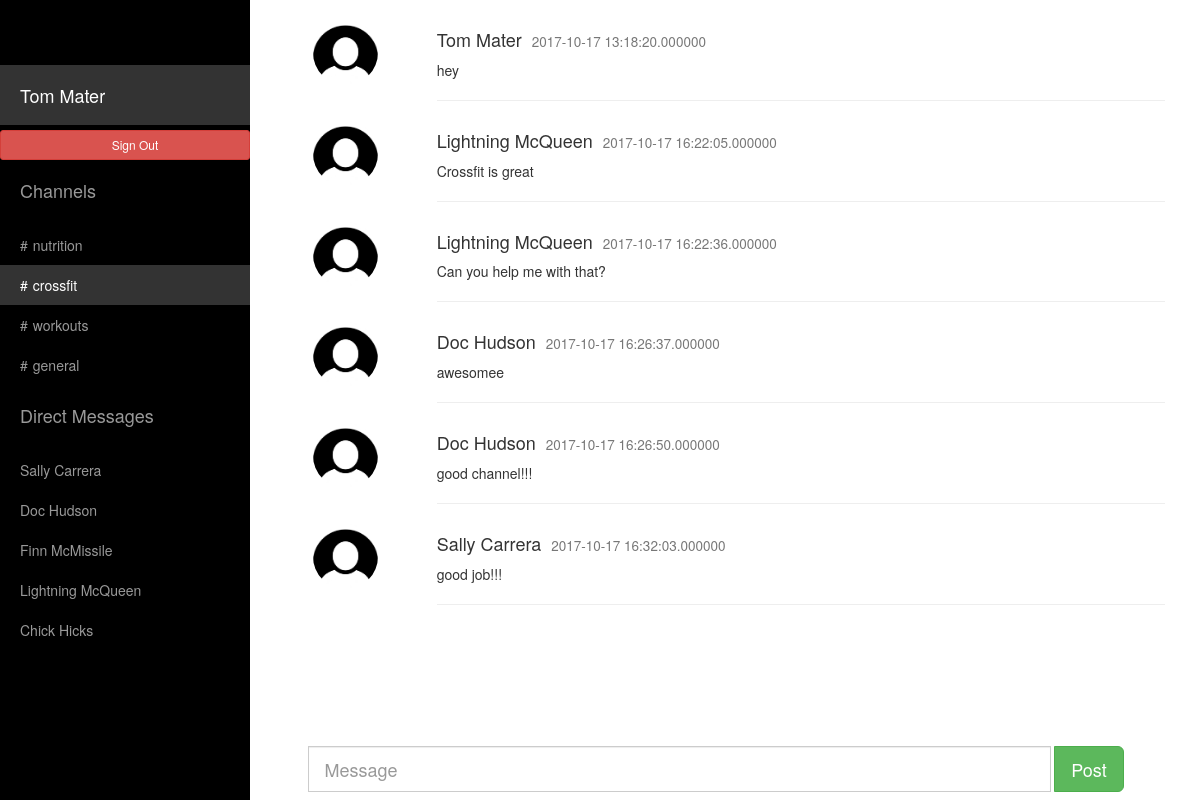
The page /indexc.php (signed in) on the database its author committed.
### tables this page shows
CREATE TABLE `users_channel` (
  `id` int(20) NOT NULL DEFAULT '0',
  `channels` varchar(100) NOT NULL,
  `ch_id` int(20) NOT NULL
);

CREATE TABLE `users_info` (
  `id` int(20) NOT NULL DEFAULT '0',
  `user_email` varchar(100) NOT NULL DEFAULT '',
  `user_pass` varchar(100) NOT NULL,
  `user_name` varchar(100) NOT NULL
);

CREATE TABLE `users_message` (
  `mess_id` int(20) NOT NULL,
  `ch_id` int(20) NOT NULL DEFAULT '0',
  `messages` varchar(100) NOT NULL,
  `user_name` varchar(100) NOT NULL,
  `date` timestamp(6) NOT NULL
);

### indexc.php (the view, shortened to what this page needs)
<!DOCTYPE html>
<html lang="en">
<head>
	<link rel="stylesheet" href="https://maxcdn.bootstrapcdn.com/bootstrap/3.3.7/css/bootstrap.min.css">
    <link href="css/sidebar.css" rel="stylesheet">
  </head>
<body>
    <div id="wrapper">
        <div id="sidebar-wrapper">
            <ul class="sidebar-nav">
                <li class="sidebar-brand">
                </li>
                <li class="sidebar-brand">
                    <a style="color:white !important;" class="actives" href="index.php"><?php echo $_SESSION['user_name']; ?></a>
                </li>
				<li>
				<a style="color:white !important;" href="signout.php" class="btn btn-danger btn-sm" role="button">Sign Out</a>
				</li>
                <li class="sidebar-brand">
                    <a>Channels</a>
                </li>
				<?php
$conn = mysqli_connect("localhost","admin","M0n@rch$");
	mysqli_select_db($conn,'slack');
	 $r1=mysqli_query($conn,"select channels from users_channel where channels='".nutrition."'");
	 while($r2=mysqli_fetch_array($r1))
	 {
?>
          <li>
                    <a href="indexn.php"><span style="padding-right:5px">#</span><?php echo $r2['channels']; ?></a>
		  </li>
<?php
	 }
?>
<?php
 $r14=mysqli_query($conn,"select channels from users_channel where channels='".crossfit."'");
	 while($r24=mysqli_fetch_array($r14))
	 {
?>
      <li>
                    <a class="actives" style="color:white !important;" href="indexc.php"><span style="padding-right:5px">#</span><?php echo $r24['channels']; ?></a>
		  </li>
<?php
	 }
?>
<?php
 $r15=mysqli_query($conn,"select channels from users_channel where channels='".workouts."'");
	 while($r25=mysqli_fetch_array($r15))
	 {
?>
      <li>
                    <a href="indexw.php"><span style="padding-right:5px">#</span><?php echo $r25['channels']; ?></a>
		  </li>
<?php
	 }
?>
<?php
 $r13=mysqli_query($conn,"select channels from users_channel where channels='".general."'");
	 while($r23=mysqli_fetch_array($r13))
	 {
?>
      <li>
                    <a  href="index.php"><span style="padding-right:5px">#</span><?php echo $r23['channels']; ?></a>
		  </li>
<?php
	 }
?>
		 <li class="sidebar-brand">
                    <a href="#">
                        Direct Messages
                    </a>
          </li>
		  <?php
	     $r11=mysqli_query($conn,"select user_name from users_info where not user_name='".$_SESSION['user_name']."'");
	     while($r22=mysqli_fetch_array($r11))
	       {
?>
		   <li>
                    <a href="#page-content-wrapper"><?php echo $r22['user_name']; ?></a>
		  </li>
<?php
		   }
?>
            </ul>
        </div>
        <div id="page-content-wrapper">
            <div class="container-fluid">
                <div class="row">
				<div  class="col-lg-12">
	 <?php
	     $r33=mysqli_query($conn,"select *from users_message where ch_id='3'");
	     while($r34=mysqli_fetch_array($r33))
	       {
?>
			<div  class="row">
        <div class="col-sm-2 text-center">
          <img src="user-image.jpg" class="img-circle" height="65" width="65" alt="Avatar">
        </div>
        <div class="col-sm-10">
          <h4><?php echo $r34['user_name'];?><small style="margin-left:10px"><?php echo $r34['date'];?></small></h4>
          <p><?php echo $r34['messages'];?></p>
          <hr>
        </div>
			</div>
<?php
		   }
?>
                    </div>
                </div>
            </div>
        </div>
		                       <nav class="navbar navbar-fixed-bottom">
								    <div class="row">
										<div class="col-sm-3 col-md-3">
										</div>
										<div class="col-sm-9 col-md-9">
											<form class="navbar-form" action="index3.php" method="post">
												<div class="row">
					<div class="input-group input-group-lg col-lg-10">
						<input type="text" name="message_post" class="form-control" placeholder="Message">
						</div>
							<div class="input-group input-group-btn col-lg-2">
								<button name="submit" value="submit" class="btn btn-success btn-lg" type="submit">
									Post
								</button>
							</div>
				</div>
			</form>
	</div>
	</div>
</nav>
    </div>
</body>
</html>

### css/sidebar.css (style rules this page uses)
body { overflow-x: hidden; }
#wrapper { padding-left: 0; -webkit-transition: all 0.5s ease; -moz-transition: all 0.5s ease; -o-transition: all 0.5s ease; transition: all 0.5s ease; }
#sidebar-wrapper { z-index: 1000; position: fixed; left: 250px; width: 0; height: 100%; margin-left: -250px; overflow-y: auto; background: #000; -webkit-transition: all 0.5s ease; -moz-transition: all 0.5s ease; -o-transition: all 0.5s ease; transition: all 0.5s ease; }
#page-content-wrapper { width: 100%; position: absolute; padding: 15px; }
.sidebar-nav { position: absolute; top: 0; width: 250px; margin: 0; padding: 0; list-style: none; }
.sidebar-nav li { text-indent: 20px; line-height: 40px; }
.sidebar-nav li a { display: block; text-decoration: none; color: #999999; }
.actives { text-decoration: none; color: #fff; background: rgba(255,255,255,0.2); }
.sidebar-nav > .sidebar-brand { height: 65px; font-size: 18px; line-height: 60px; }
.sidebar-nav > .sidebar-brand a { color: #999999; }
@media (min-width:768px) { #wrapper { padding-left: 250px; } }
@media (min-width:768px) { #sidebar-wrapper { width: 250px; } }
@media (min-width:768px) { #page-content-wrapper { padding: 20px; position: relative; } }

### rows shown on the page
users_channel: channels "nutrition"
users_channel: channels "crossfit"
users_channel: channels "workouts"
users_channel: channels "general"
users_info: user_name "Sally Carrera"
users_info: user_name "Doc Hudson"
users_info: user_name "Finn McMissile"
users_info: user_name "Lightning McQueen"
users_info: user_name "Chick Hicks"
users_message: user_name "Tom Mater", date "2017-10-17 13:18:20.000000", messages "hey"
users_message: user_name "Lightning McQueen", date "2017-10-17 16:22:05.000000", messages "Crossfit is great"
users_message: user_name "Lightning McQueen", date "2017-10-17 16:22:36.000000", messages "Can you help me with that?"
users_message: user_name "Doc Hudson", date "2017-10-17 16:26:37.000000", messages "awesomee"
users_message: user_name "Doc Hudson", date "2017-10-17 16:26:50.000000", messages "good channel!!!"
users_message: user_name "Sally Carrera", date "2017-10-17 16:32:03.000000", messages "good job!!!"

### other values the page prints
$_SESSION['user_name'] "Tom Mater"
